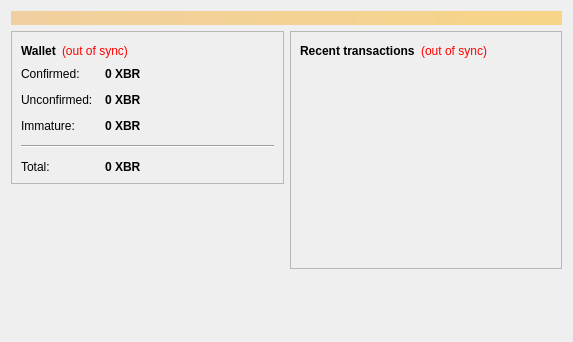
<?xml version="1.0" encoding="UTF-8"?>
<ui version="4.0">
 <class>OverviewPage</class>
 <widget class="QWidget" name="OverviewPage">
  <property name="geometry">
   <rect>
    <x>0</x>
    <y>0</y>
    <width>573</width>
    <height>342</height>
   </rect>
  </property>
  <property name="windowTitle">
   <string>Form</string>
  </property>
  <layout class="QVBoxLayout" name="topLayout">
   <item>
    <widget class="QLabel" name="labelAlerts">
     <property name="visible">
      <bool>false</bool>
     </property>
     <property name="styleSheet">
      <string notr="true">background-color: qlineargradient(x1: 0, y1: 0, x2: 1, y2: 0, stop:0 #F0D0A0, stop:1 #F8D488); color:#000000;</string>
     </property>
     <property name="wordWrap">
      <bool>true</bool>
     </property>
     <property name="margin">
      <number>3</number>
     </property>
    </widget>
   </item>
   <item>
    <layout class="QHBoxLayout" name="horizontalLayout" stretch="1,1">
     <item>
      <layout class="QVBoxLayout" name="verticalLayout_2">
       <item>
        <widget class="QFrame" name="frame">
         <property name="frameShape">
          <enum>QFrame::StyledPanel</enum>
         </property>
         <property name="frameShadow">
          <enum>QFrame::Raised</enum>
         </property>
         <layout class="QVBoxLayout" name="verticalLayout_4">
          <item>
           <layout class="QHBoxLayout" name="horizontalLayout_4">
            <item>
             <widget class="QLabel" name="label_5">
              <property name="font">
               <font>
                <weight>75</weight>
                <bold>true</bold>
               </font>
              </property>
              <property name="text">
               <string>Wallet</string>
              </property>
             </widget>
            </item>
            <item>
             <widget class="QLabel" name="labelWalletStatus">
              <property name="toolTip">
               <string>The displayed information may be out of date. Your wallet automatically synchronizes with the BitcoinRapid network after a connection is established, but this process has not completed yet.</string>
              </property>
              <property name="styleSheet">
               <string notr="true">QLabel { color: red; }</string>
              </property>
              <property name="text">
               <string notr="true">(out of sync)</string>
              </property>
              <property name="alignment">
               <set>Qt::AlignLeading|Qt::AlignLeft|Qt::AlignVCenter</set>
              </property>
             </widget>
            </item>
            <item>
             <spacer name="horizontalSpacer_2">
              <property name="orientation">
               <enum>Qt::Horizontal</enum>
              </property>
              <property name="sizeHint" stdset="0">
               <size>
                <width>40</width>
                <height>20</height>
               </size>
              </property>
             </spacer>
            </item>
           </layout>
          </item>
          <item>
           <layout class="QFormLayout" name="formLayout_2">
            <property name="fieldGrowthPolicy">
             <enum>QFormLayout::AllNonFixedFieldsGrow</enum>
            </property>
            <property name="horizontalSpacing">
             <number>12</number>
            </property>
            <property name="verticalSpacing">
             <number>12</number>
            </property>
            <item row="0" column="0">
             <widget class="QLabel" name="label">
              <property name="text">
               <string>Confirmed:</string>
              </property>
             </widget>
            </item>
            <item row="0" column="1">
             <widget class="QLabel" name="labelBalance">
              <property name="font">
               <font>
                <weight>75</weight>
                <bold>true</bold>
               </font>
              </property>
              <property name="cursor">
               <cursorShape>IBeamCursor</cursorShape>
              </property>
              <property name="toolTip">
               <string>Your current spendable balance</string>
              </property>
              <property name="text">
               <string notr="true">0 XBR</string>
              </property>
              <property name="textInteractionFlags">
               <set>Qt::LinksAccessibleByMouse|Qt::TextSelectableByKeyboard|Qt::TextSelectableByMouse</set>
              </property>
             </widget>
            </item>
            <item row="1" column="0">
             <widget class="QLabel" name="label_3">
              <property name="text">
               <string>Unconfirmed:</string>
              </property>
             </widget>
            </item>
            <item row="1" column="1">
             <widget class="QLabel" name="labelUnconfirmed">
              <property name="font">
               <font>
                <weight>75</weight>
                <bold>true</bold>
               </font>
              </property>
              <property name="cursor">
               <cursorShape>IBeamCursor</cursorShape>
              </property>
              <property name="toolTip">
               <string>Total of transactions that have yet to be confirmed, and do not yet count toward the spendable balance</string>
              </property>
              <property name="text">
               <string notr="true">0 XBR</string>
              </property>
              <property name="textInteractionFlags">
               <set>Qt::LinksAccessibleByMouse|Qt::TextSelectableByKeyboard|Qt::TextSelectableByMouse</set>
              </property>
             </widget>
            </item>
            <item row="2" column="0">
             <widget class="QLabel" name="labelImmatureText">
              <property name="text">
               <string>Immature:</string>
              </property>
             </widget>
            </item>
            <item row="2" column="1">
             <widget class="QLabel" name="labelImmature">
              <property name="font">
               <font>
                <weight>75</weight>
                <bold>true</bold>
               </font>
              </property>
              <property name="toolTip">
               <string>Mined balance that has not yet matured</string>
              </property>
              <property name="text">
               <string notr="true">0 XBR</string>
              </property>
              <property name="textInteractionFlags">
               <set>Qt::LinksAccessibleByMouse|Qt::TextSelectableByKeyboard|Qt::TextSelectableByMouse</set>
              </property>
             </widget>
            </item>
            <item row="4" column="0">
             <widget class="QLabel" name="labelTotalText">
              <property name="text">
               <string>Total:</string>
              </property>
             </widget>
            </item>
            <item row="4" column="1">
             <widget class="QLabel" name="labelTotal">
              <property name="font">
               <font>
                <weight>75</weight>
                <bold>true</bold>
               </font>
              </property>
              <property name="cursor">
               <cursorShape>IBeamCursor</cursorShape>
              </property>
              <property name="toolTip">
               <string>Your current total balance</string>
              </property>
              <property name="text">
               <string notr="true">0 XBR</string>
              </property>
              <property name="textInteractionFlags">
               <set>Qt::LinksAccessibleByMouse|Qt::TextSelectableByKeyboard|Qt::TextSelectableByMouse</set>
              </property>
             </widget>
            </item>
            <item row="3" column="0" colspan="2">
             <widget class="Line" name="line">
              <property name="orientation">
               <enum>Qt::Horizontal</enum>
              </property>
             </widget>
            </item>
           </layout>
          </item>
         </layout>
        </widget>
       </item>
       <item>
        <spacer name="verticalSpacer">
         <property name="orientation">
          <enum>Qt::Vertical</enum>
         </property>
         <property name="sizeHint" stdset="0">
          <size>
           <width>20</width>
           <height>40</height>
          </size>
         </property>
        </spacer>
       </item>
      </layout>
     </item>
     <item>
      <layout class="QVBoxLayout" name="verticalLayout_3">
       <item>
        <widget class="QFrame" name="frame_2">
         <property name="frameShape">
          <enum>QFrame::StyledPanel</enum>
         </property>
         <property name="frameShadow">
          <enum>QFrame::Raised</enum>
         </property>
         <layout class="QVBoxLayout" name="verticalLayout">
          <item>
           <layout class="QHBoxLayout" name="horizontalLayout_2">
            <item>
             <widget class="QLabel" name="label_4">
              <property name="text">
               <string>&lt;b&gt;Recent transactions&lt;/b&gt;</string>
              </property>
             </widget>
            </item>
            <item>
             <widget class="QLabel" name="labelTransactionsStatus">
              <property name="toolTip">
               <string>The displayed information may be out of date. Your wallet automatically synchronizes with the BitcoinRapid network after a connection is established, but this process has not completed yet.</string>
              </property>
              <property name="styleSheet">
               <string notr="true">QLabel { color: red; }</string>
              </property>
              <property name="text">
               <string notr="true">(out of sync)</string>
              </property>
              <property name="alignment">
               <set>Qt::AlignRight|Qt::AlignTrailing|Qt::AlignVCenter</set>
              </property>
             </widget>
            </item>
            <item>
             <spacer name="horizontalSpacer">
              <property name="orientation">
               <enum>Qt::Horizontal</enum>
              </property>
              <property name="sizeHint" stdset="0">
               <size>
                <width>40</width>
                <height>20</height>
               </size>
              </property>
             </spacer>
            </item>
           </layout>
          </item>
          <item>
           <widget class="QListView" name="listTransactions">
            <property name="styleSheet">
             <string notr="true">QListView { background: transparent; }</string>
            </property>
            <property name="frameShape">
             <enum>QFrame::NoFrame</enum>
            </property>
            <property name="verticalScrollBarPolicy">
             <enum>Qt::ScrollBarAlwaysOff</enum>
            </property>
            <property name="horizontalScrollBarPolicy">
             <enum>Qt::ScrollBarAlwaysOff</enum>
            </property>
            <property name="selectionMode">
             <enum>QAbstractItemView::NoSelection</enum>
            </property>
           </widget>
          </item>
         </layout>
        </widget>
       </item>
       <item>
        <spacer name="verticalSpacer_2">
         <property name="orientation">
          <enum>Qt::Vertical</enum>
         </property>
         <property name="sizeHint" stdset="0">
          <size>
           <width>20</width>
           <height>40</height>
          </size>
         </property>
        </spacer>
       </item>
      </layout>
     </item>
    </layout>
   </item>
  </layout>
 </widget>
 <resources/>
 <connections/>
</ui>
